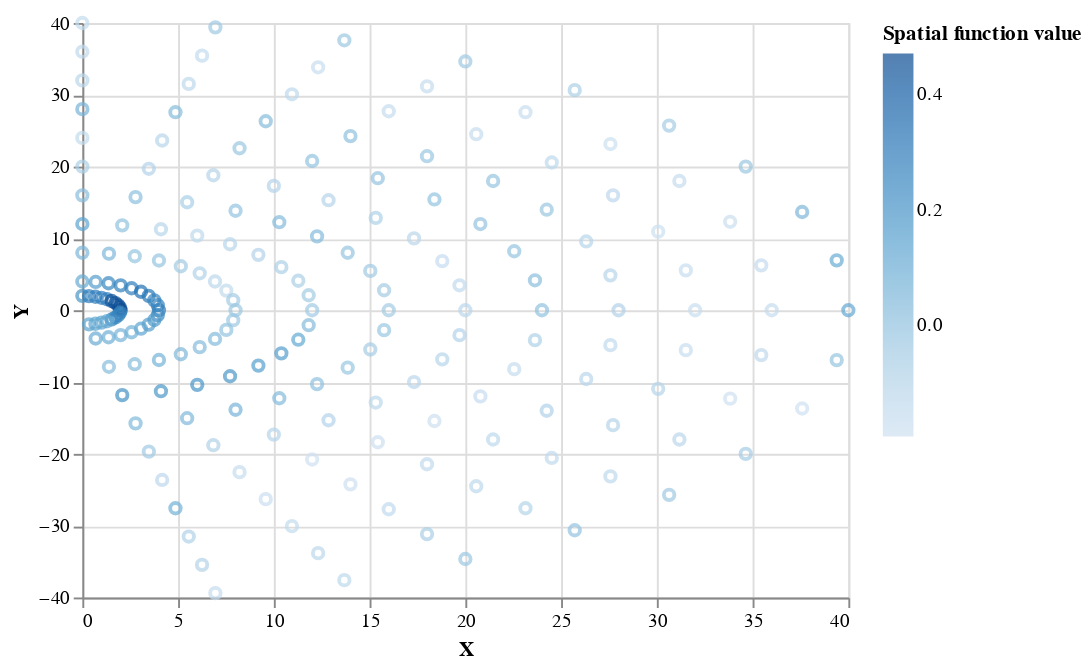

The notebook cell saved with this chart:
### Code cell
alt.Chart(vtab).mark_point().encode(
    x='X',
    y='Y',
    color='Spatial function value'
)

### Figure 1 — Vega-Lite specification as saved in the notebook (floating-point values rounded to 4 significant figures; data arrays with more than 128 entries replaced by an {"elided": "..."} marker saying what was removed)
{"$schema": "https://vega.github.io/schema/vega-lite/v2.6.0.json", "config": {"view": {"height": 300, "width": 400}}, "data": {"name": "data-45b5da912abb6a28520579f7327a49ee"}, "datasets": {"data-45b5da912abb6a28520579f7327a49ee": {"elided": "216 records"}}, "encoding": {"color": {"field": "Spatial function value", "type": "quantitative"}, "x": {"field": "X", "type": "quantitative"}, "y": {"field": "Y", "type": "quantitative"}}, "mark": "point"}
